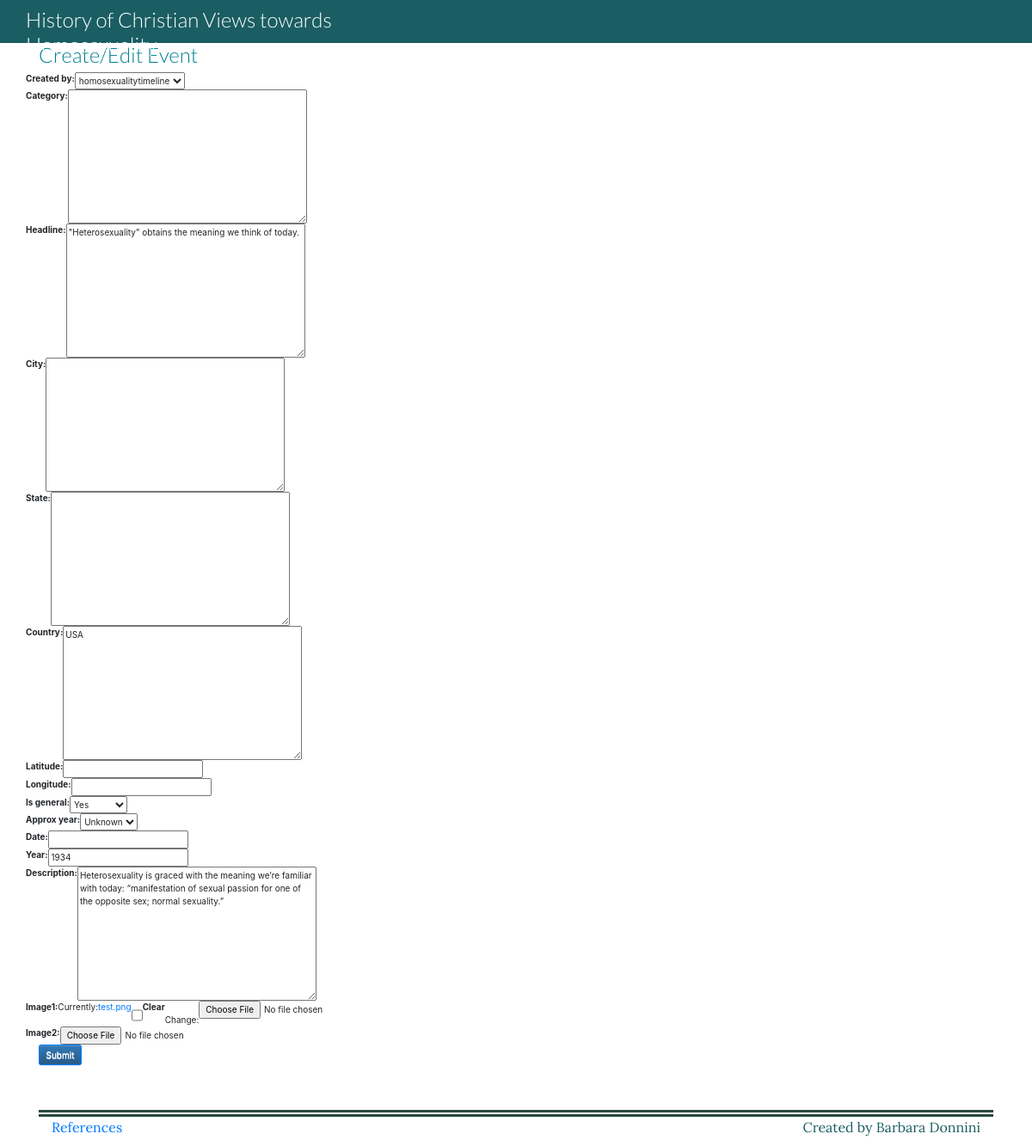
Page /maintimeline/8/update on the committed database.
### maintimeline/models.py (models this page shows, shortened)
class Event(models.Model):
    created_by = models.ForeignKey(User, related_name='events', on_delete=models.CASCADE,)
    category = models.TextField(
        null=True,
        blank=True,
    )
    headline = models.TextField()
    city = models.TextField(
        null=True,
        blank=True,
    )
    state = models.TextField(
        null=True,
        blank=True,
    )
    country = models.TextField(
        null=True,
        blank=True,
    )
    latitude = models.DecimalField(
        null=True,
        blank=True,
        max_digits=9,
        decimal_places=6
    )
    longitude = models.DecimalField(
        null=True,
        blank=True,
        max_digits=9,
        decimal_places=6
    )
    is_general = models.NullBooleanField()
    approx_year = models.NullBooleanField()
    date = models.DateField(
        null=True,
        blank=True,
        )
    year = models.IntegerField(
        null=True,
        blank=True,
        )
    description = models.TextField(
        null=True,
        blank=True,
    )
    image1 = models.ImageField(
        null=True,
        blank=True,
    )
    image2 = models.ImageField(
        null=True,
        blank=True,
    )

### maintimeline/views.py (the view)
# urls.py: path('maintimeline/<int:pk>/update', EventUpdate.as_view(), name='event-update'),
class EventUpdate(UpdateView):
    model = Event
    fields = '__all__'
    exclude = ['created_by']

### maintimeline/templates/maintimeline/event_form.html (shortened to what this page needs)
{% extends 'maintimeline/base.html' %}
{% load static %}
{% block content %}
<div class="container">
    <h1>Create/Edit Event</h1>
<form method="post" >
{% for field in form %}
<div class="row">
  {{ field.label_tag }}  {{ field }}
</div>
{% endfor %}
<button type="submit" class="btn btn-primary btn-default">Submit</button>
</form>
{% endblock %}

### rows in the picture
Event: form "homosexualitytimeline" "\"Heterosexuality\" obtains the meaning we think of today." "USA" "Yes" "Unknown" "1934" "Heterosexuality is graced with the meaning we’re familiar with today: “manifestation of sexual passion for one of the opposite sex; normal sexuality.”"

### other values in the picture
{{ field.label_tag }} "Created by:" "Category:" "Headline:" "City:" "State:" "Country:" "Latitude:" "Longitude:" "Is general:" "Approx year:" "Date:" "Year:" "Description:" "Image1:" "Image2:"
